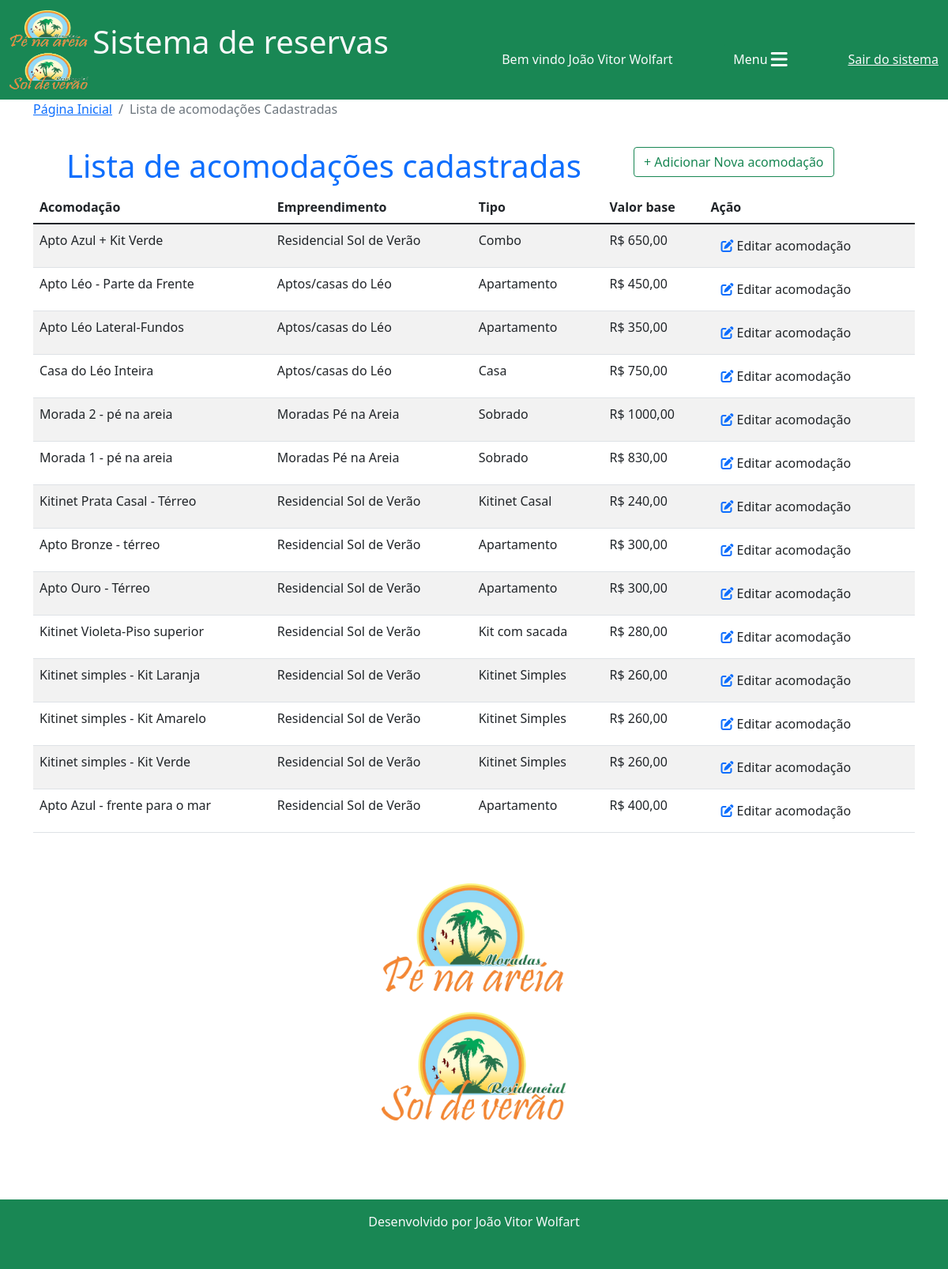
/reservas/lista_acomodacoes/ (signed in), run on the app's committed database.
### reservas/models.py (models this page shows, shortened)
class Acomodacao(models.Model):
    nome = models.CharField(max_length=50)
    empreendimento = models.ForeignKey(Empreendimento, on_delete=models.DO_NOTHING)
    tipo = models.CharField(max_length=15)
    quartos = models.IntegerField(blank=True, null=True)
    valor_base = models.DecimalField(max_digits=10, decimal_places=2, blank=True, null=True)
    descricao = models.TextField()
    limite_ideal = models.IntegerField(blank=True, null=True)
    limite_adicional = models.IntegerField(blank=True, null=True)
    aceita_pet = models.BooleanField(default=False)

class Empreendimento(models.Model):
    nome = models.CharField(max_length=30)
    def __str__(self):
        return f"{self.nome}"

### reservas/views.py (the view)
# urls.py: path('lista_acomodacoes/', views.lista_acomodacoes, name="lista_acomodacoes"),
@login_required(login_url="login")
def lista_acomodacoes(request):
    acomodacoes = Acomodacao.objects.all().order_by("-id")
    return render(request, "lista_acomodacoes.html", {"acomodacoes": acomodacoes})

### reservas/templates/lista_acomodacoes.html (shortened to what this page needs)
{% extends 'base.html'%}
{% load static %}
{% block 'conteudo'%}
<nav aria-label="breadcrumb">
  <ol class="breadcrumb">
    <li class="breadcrumb-item"><a href="{% url 'home'%}">Página Inicial</a></li>
    <li class="breadcrumb-item active" aria-current="page">Lista de acomodações Cadastradas</li>
  </ol>
</nav>
<div class="row">
  <div class="col-sm-8">
  <h1 style="padding-top: 20px;" class="text-center text-primary">Lista de acomodações cadastradas</h1>
  </div>
  <div class="col-sm-4">
    <a href="{% url 'cadastrar_acomodacao'%}" class="btn btn-outline-success" style="margin-top: 20px;">+ Adicionar Nova acomodação</a>
  </div>
  </div>
<div class="col-12">
    <div class="col-12 table-responsive">
        <table class="table table-striped table-hover">
          <thead>
            <tr>
              <th scope="col">Acomodação</th>
              <th scope="col">Empreendimento</th>
              <th scope="col">Tipo</th>
              <th scope="col">Valor base</th>
              <th scope="col">Ação</th>
            </tr>
          </thead>
          <tbody>
            {% for c in acomodacoes %}
            <tr>
                <td>{{c.nome}}</td>
                <td>{{c.empreendimento}}</td>
                <td>{{c.tipo}}</td>
                <td>R$ {{c.valor_base}}</td>
                <td><a href="{% url 'alterar_acomodacao' c.id%}" class="btn"><i class="fa-solid fa-pen-to-square text-primary"></i> Editar acomodação</a></td>
            </tr>
            {% endfor %}
          </tbody>
        </table>
</div>
</div>
<div class="row">
    <div style="height: 400px; text-align: center;">
      <img src="{% static 'img/logo1.png'%}" alt="" class="image-fluid mt-5" style="height: 300px; margin: 0 auto;">
    </div>
</div>
{% endblock %}

### templates/base.html (shortened to what this page needs)
{% load static %}
<!DOCTYPE html>
<html lang="pt-br">
<head>
    <link href="https://cdn.jsdelivr.net/npm/bootstrap@5.1.3/dist/css/bootstrap.min.css" rel="stylesheet">
    <link rel="stylesheet" href="{% static 'css/estilo.css'%}">
</head>
<body>
    <nav class="navbar navbar-light bg-success">
        <div class="container-fluid">
          <a class="navbar-brand text-light" href="{% url 'home'%}">
            <img src="{% static 'img/logo1.png'%}" width="100" height="100" class="d-inline-block align-text-middle">
            <span class="fs-1">Sistema de reservas</span>
          </a>
          {% if user.first_name != ''%}
          <span class="text-light mt-4">Bem vindo {{user.first_name}} {{user.last_name}}</span>
          {% else %}
          <span class="text-light mt-4">Bem vindo usuário {{user}}</span>
          {% endif %}
          <button class="btn btn-success text-end mt-4" type="button" data-bs-toggle="offcanvas" data-bs-target="#offcanvasScrolling" aria-controls="offcanvasScrolling">Menu <i class="fa fa-bars fa-xl"></i></button>
          {% if user.is_authenticated %}
          <a href="{% url 'logout' %}" class="text-light mt-4">Sair do sistema</a>
          {% else %}
          <a href="" class="text-light mt-4">Faça seu login</a>
          {% endif %}
        </div>
    </nav>
      <div class="container">
       {% block 'conteudo'%}
       {% endblock %}
      </div>
    <footer class="text-center text-light bg-success mt-5 pb-3">
        <p class="py-3">Desenvolvido por João Vitor Wolfart</p>
    </footer>
</body>
</html>

### data on the page
Acomodacao: nome "Apto Azul + Kit Verde", empreendimento "Residencial Sol de Verão", tipo "Combo", valor_base "650,00"
Acomodacao: nome "Apto Léo - Parte da Frente", empreendimento "Aptos/casas do Léo", tipo "Apartamento", valor_base "450,00"
Acomodacao: nome "Apto Léo Lateral-Fundos", empreendimento "Aptos/casas do Léo", tipo "Apartamento", valor_base "350,00"
Acomodacao: nome "Casa do Léo Inteira", empreendimento "Aptos/casas do Léo", tipo "Casa", valor_base "750,00"
Acomodacao: nome "Morada 2 - pé na areia", empreendimento "Moradas Pé na Areia", tipo "Sobrado", valor_base "1000,00"
Acomodacao: nome "Morada 1 - pé na areia", empreendimento "Moradas Pé na Areia", tipo "Sobrado", valor_base "830,00"
Acomodacao: nome "Kitinet Prata Casal - Térreo", empreendimento "Residencial Sol de Verão", tipo "Kitinet Casal", valor_base "240,00"
Acomodacao: nome "Apto Bronze - térreo", empreendimento "Residencial Sol de Verão", tipo "Apartamento", valor_base "300,00"
Acomodacao: nome "Apto Ouro - Térreo", empreendimento "Residencial Sol de Verão", tipo "Apartamento", valor_base "300,00"
Acomodacao: nome "Kitinet Violeta-Piso superior", empreendimento "Residencial Sol de Verão", tipo "Kit com sacada", valor_base "280,00"
Acomodacao: nome "Kitinet simples - Kit Laranja", empreendimento "Residencial Sol de Verão", tipo "Kitinet Simples", valor_base "260,00"
Acomodacao: nome "Kitinet simples - Kit Amarelo", empreendimento "Residencial Sol de Verão", tipo "Kitinet Simples", valor_base "260,00"
Acomodacao: nome "Kitinet simples - Kit Verde", empreendimento "Residencial Sol de Verão", tipo "Kitinet Simples", valor_base "260,00"
Acomodacao: nome "Apto Azul - frente para o mar", empreendimento "Residencial Sol de Verão", tipo "Apartamento", valor_base "400,00"

### other printed values
{{ user.first_name }} "João Vitor"
{{ user.last_name }} "Wolfart"
